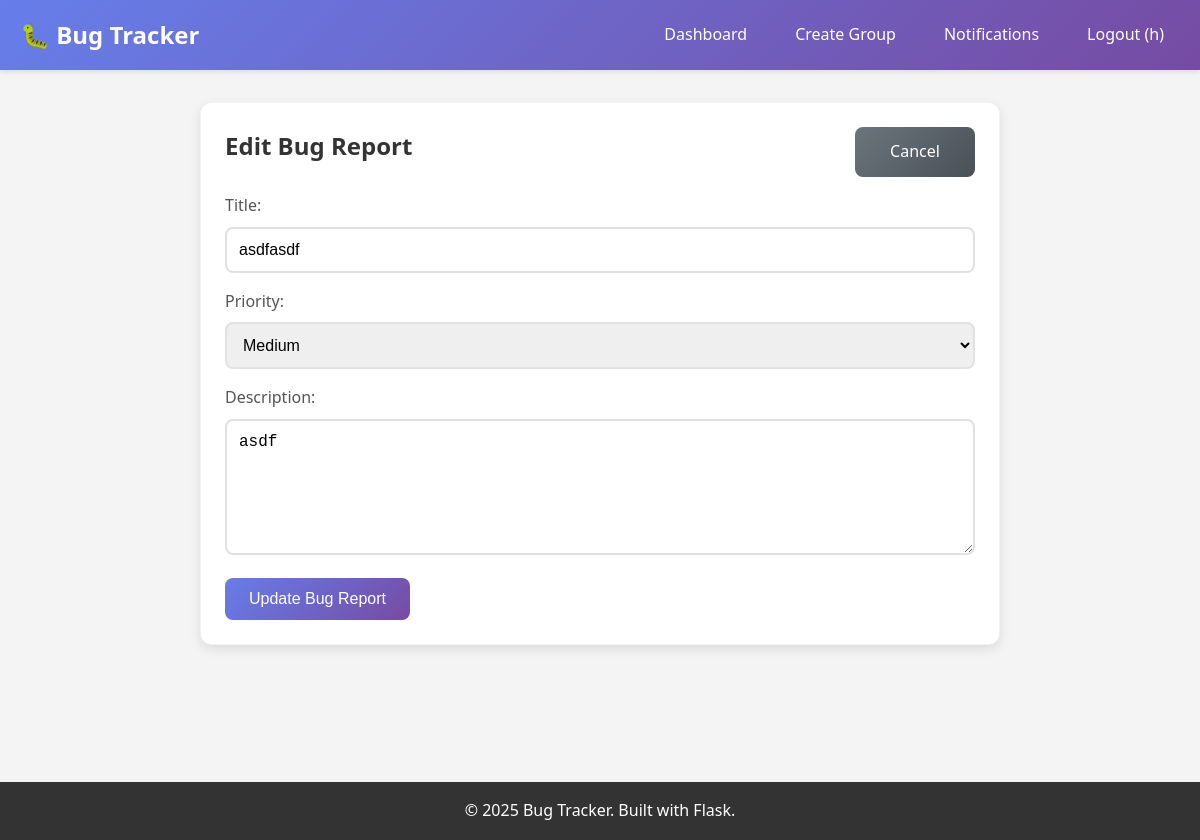
Page /edit_bug/2 (signed in) on the committed database.
### tables this page shows
CREATE TABLE bugs (
            id INTEGER PRIMARY KEY AUTOINCREMENT,
            title TEXT NOT NULL,
            description TEXT NOT NULL,
            reporter_id INTEGER NOT NULL,
            group_id INTEGER NOT NULL,
            status TEXT DEFAULT 'pending',
            file_path TEXT,
            file_name TEXT,
            created_at TIMESTAMP DEFAULT CURRENT_TIMESTAMP,
            approved_at TIMESTAMP, priority TEXT DEFAULT "medium", approved_by INTEGER, last_edited TIMESTAMP,
            FOREIGN KEY (reporter_id) REFERENCES users (id),
            FOREIGN KEY (group_id) REFERENCES groups (id)
        );

### app.py (the view, shortened to what this page needs)
@app.route('/edit_bug/<int:bug_id>', methods=['GET', 'POST'])
def edit_bug(bug_id):
    if 'user_id' not in session:
        return redirect(url_for('login'))
    conn = get_db_connection()
    bug = conn.execute('''
        SELECT b.*, g.id as group_id
        FROM bugs b
        JOIN groups g ON b.group_id = g.id
        WHERE b.id = ?
    ''', (bug_id,)).fetchone()
    if not bug:
        flash('Bug not found!', 'error')
        conn.close()
        return redirect(url_for('dashboard'))
    can_edit = (bug['reporter_id'] == session['user_id'] or
                is_group_leader(session['user_id'], bug['group_id']))
    if not can_edit:
        flash('You can only edit your own bug reports or be a group leader!', 'error')
        conn.close()
        return redirect(url_for('group_detail', group_id=bug['group_id']))
    conn.close()
    return render_template('edit_bug.html', bug=bug)

### app.py (called while the page is built)
def get_db_connection():
    conn = sqlite3.connect('bug_tracker.db')
    conn.row_factory = sqlite3.Row
    return conn

### templates/edit_bug.html (shortened to what this page needs)
{% extends "base.html" %}
{% block content %}
<div class="card" style="max-width: 800px; margin: 0 auto;">
    <div class="item-header">
        <h2>Edit Bug Report</h2>
        <a href="{{ url_for('group_detail', group_id=bug.group_id) }}" class="btn btn-secondary">Cancel</a>
    </div>
    <form method="POST">
        <div class="form-group">
            <label for="title">Title:</label>
            <input type="text" id="title" name="title" value="{{ bug.title }}" required>
        </div>
        <div class="form-group">
            <label for="priority">Priority:</label>
            <select id="priority" name="priority">
                <option value="medium" {% if bug.priority == 'medium' %}selected{% endif %}>Medium</option>
            </select>
        </div>
        <div class="form-group">
            <label for="description">Description:</label>
            <textarea id="description" name="description" rows="6" required>{{ bug.description }}</textarea>
        </div>
        <button type="submit" class="btn">Update Bug Report</button>
    </form>
</div>
{% endblock %}

### templates/base.html (style rules this page uses)
* { margin: 0; padding: 0; box-sizing: border-box; }
body { font-family: 'Segoe UI', Tahoma, Geneva, Verdana, sans-serif; line-height: 1.6; color: #333; background-color: #f4f4f4; font-size: 16px; }
.card { background: white; padding: 1.5rem; border-radius: 12px; box-shadow: 0 4px 12px rgba(0,0,0,0.1); margin-bottom: 2rem; border: 1px solid rgba(0,0,0,0.05); }
.form-group { margin-bottom: 1rem; }
label { display: block; margin-bottom: 0.5rem; font-weight: 500; color: #555; }
input, textarea, select { width: 100%; padding: 0.75rem; border: 2px solid #e1e1e1; border-radius: 8px; font-size: 1rem; transition: border-color 0.3s, box-shadow 0.3s; }
.btn { background: linear-gradient(135deg, #667eea 0%, #764ba2 100%); color: white; padding: 0.75rem 1.5rem; border: none; border-radius: 8px; cursor: pointer; text-decoration: none; display: inline-block; font-size: 1rem; font-weight: 500; transition: all 0.3s; text-align: center; min-width: 120px; }
.btn-secondary { background: linear-gradient(135deg, #6c757d 0%, #495057 100%); }
.item-header { display: flex; justify-content: space-between; align-items: flex-start; margin-bottom: 1rem; gap: 1rem; }

### rows in the picture
bugs: title "asdfasdf", priority "Medium", description "asdf"

### other values in the picture
{{ session.username }} "h"
